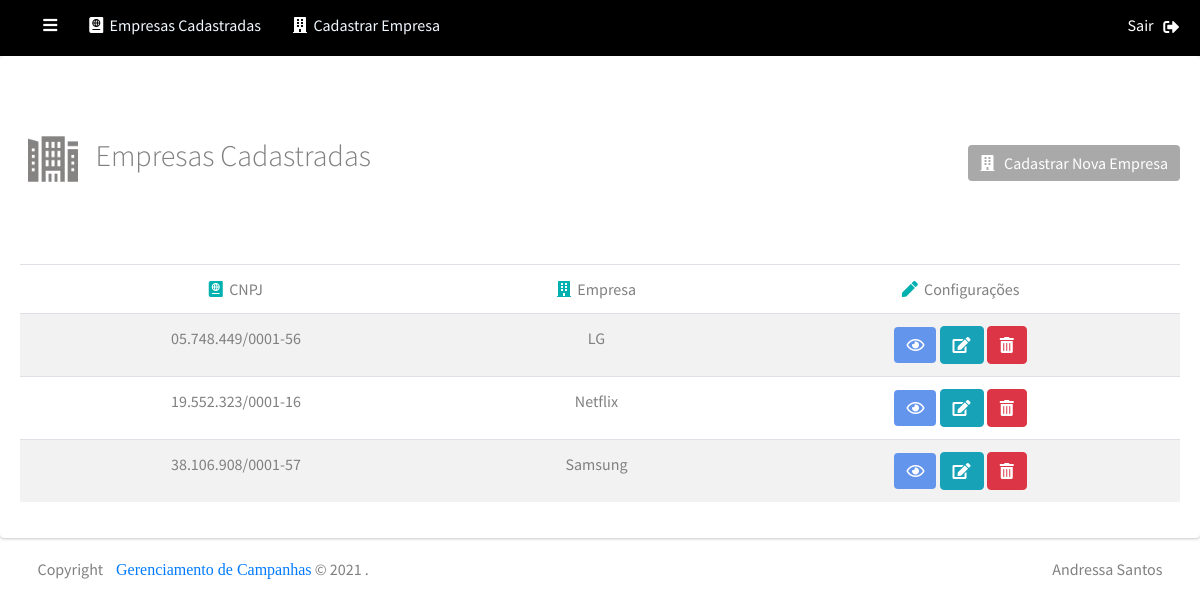
The page /index.php/empresas on the database its author committed.
### tables this page shows
CREATE TABLE `empresas` (
  `id_empresa` int(11) NOT NULL,
  `cnpj` varchar(45) DEFAULT NULL,
  `razao_social` varchar(100) DEFAULT NULL
);

### application/controllers/Empresas.php (called while the page is built, shortened)
<?php
class Empresas extends CI_Controller {
    public function __construct(){
        $this->load->Library('form_validation');
        $this->load->model('empresas_model');
    }
	public function index()
	{
        $data['empresas'] = $this->empresas_model->getEmpresas();
        $data['titulo'] = "Empresas";
        $data['view'] = 'empresas/lista';
        $this->load->view('template/home', $data);
    }
}

### index.php (called while the page is built, shortened)
<?php
require_once BASEPATH.'core/CodeIgniter.php';

### application/models/Empresas_model.php (called while the page is built, shortened)
<?php
   class Empresas_model extends CI_Model{
     public function getEmpresas()     {
        $this->db->select('empresas.*');
        $this->db->from('empresas');;
        $this->db->group_by('empresas.id_empresa');
        $this->db->order_by('empresas.razao_social', 'asc');
        return $this->db->get()->result();
      }
 }

### application/views/empresas/lista.php (the view, shortened to what this page needs)
<section class="content">
   <div class="card">
     <div class="card-body">
        <div class="row margin-bottom-20">
           <div class="col-md-6 text-left">
             <h1><img src="<?php echo base_url('public/img/building.png')?>" width=50 height=50>&nbsp;&nbsp; Empresas Cadastradas</h1><br><br><br>
           </div>
           <div class="col-md-6 text-right">
             <a href="<?php echo base_url('empresas/empresa') ?>" title="Cadastrar Nova Empresa" class="btn btn-info btn-cadastro" style="background:#A9A9A9;border:#A9A9A9;"><i class="fas fa-building"></i>&nbsp;&nbsp; Cadastrar Nova Empresa</a>
           </div>
        </div>
        <div class="table-responsive-sm div-tbl">
        <table class="table table-striped table_listar_data-table">
           <thead>
             <tr>
              <td class="text-center"><i class="fas fa-passport" style="color:#01B1AF;"></i>&nbsp;&nbsp;CNPJ</td>
              <td class="text-center"><i class="fas fa-building" style="color:#01B1AF;"></i>&nbsp;&nbsp;Empresa</td>
              <td class="text-center"><i class="fas fa-pen" style="color:#01B1AF;"></i>&nbsp;&nbsp;Configurações</td>
             </tr>
           </thead>
           <tbody>
             <?php
                foreach ($empresas as $e) {  ?>
                  <tr>
                  <td class="text-center"><?= $e->cnpj ?></td>
                  <td class="text-center"><?= $e->razao_social ?></td>
                  <td class="text-center">
                    <a href="<?= base_url('empresas/view_participantes_empresas/'.$e->id_empresa)?>" title="Visualizar Participantes Vinculados a Empresa" class="btn btn-info" style="background:#6495ED;border:#6495ED;"><i class="far fa-eye"></i></a>
                    <a href="<?= base_url('empresas/empresa/'.$e->id_empresa)?>" title="Atualizar Empresa" class="btn btn-info"><i class="fas fa-edit"></i></a>
                    <a href="<?= base_url('empresas/del_empresa/'.$e->id_empresa)?>" title="Apagar Empresa" class="btn btn-danger btn-apagar-empresa"><i class="fas fa-trash-alt"></i></a>
                  </td>
                  </tr>
                  <?php
                }
             ?>
           </tbody>
         </table>
         </div>
       </div>
     </div>
   </section>

### application/views/empresas/lista.php (style rules this page uses)
td { color:gray; }
h1,h2 { font-weight:300!important;color:gray;font-size:24px; }
.margin-bottom-20 { margin-top:10%;margin-left:4px; }
.margin-bottom-20 .btn-cadastro { margin-right:15%;margin-top:-30px; }
.margin-bottom-20 img { width:50px;height:35; }
.div-tbl { margin-top:30%; }
@media screen and (min-width: 480px) { h1,h2 { font-size:28px; } }
@media screen and (min-width: 480px) { .margin-bottom-20 { margin-top:6%;margin-left:12%; } }
@media screen and (min-width: 480px) { .margin-bottom-20 .btn-cadastro { margin-right:25%;margin-top:-40px; } }
@media screen and (min-width: 480px) { .div-tbl { margin-top:15%; } }
@media screen and (min-width: 768px) { h1,h2 { font-size:30px; } }
@media screen and (min-width: 768px) { .margin-bottom-20 { margin-top:5%;margin-left:0%; } }
@media screen and (min-width: 768px) { .margin-bottom-20 .btn-cadastro { margin-right:0%;margin-top:2%; } }
@media screen and (min-width: 768px) { .div-tbl { margin-top:0%; } }

### rows shown on the page
empresas: cnpj "05.748.449/0001-56", razao_social "LG"
empresas: cnpj "19.552.323/0001-16", razao_social "Netflix"
empresas: cnpj "38.106.908/0001-57", razao_social "Samsung"
